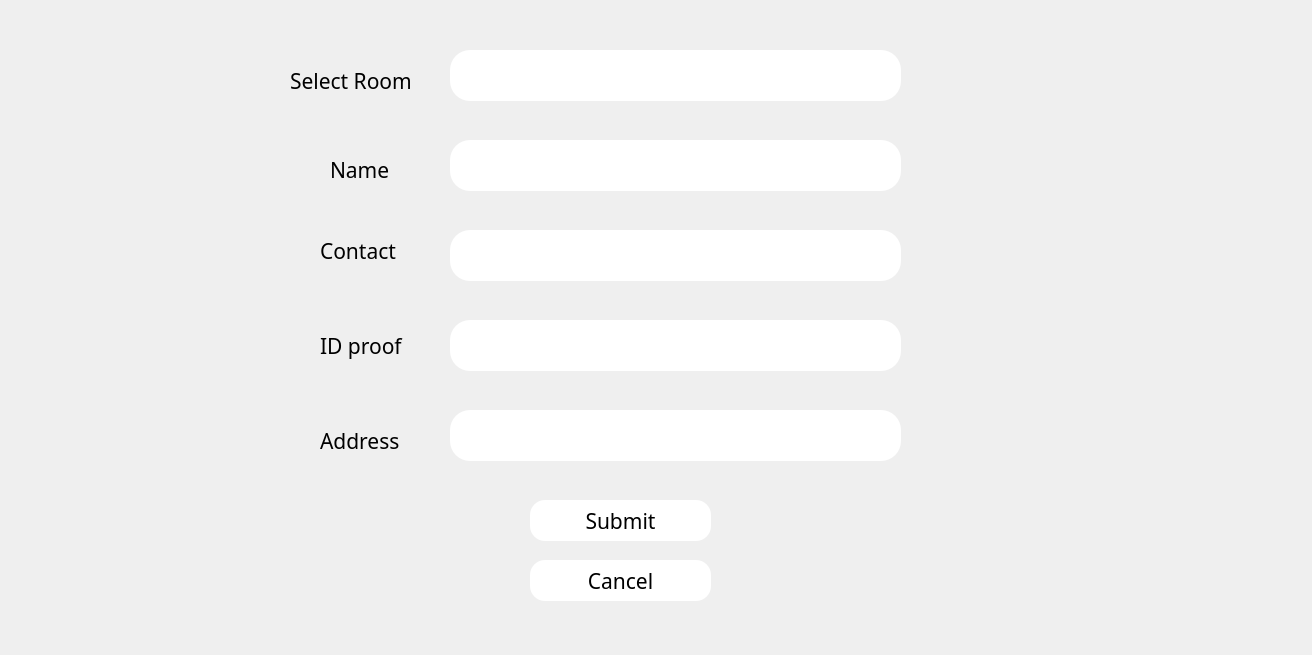
<?xml version="1.0" encoding="UTF-8"?>
<ui version="4.0">
 <class>bookroomdialog</class>
 <widget class="QDialog" name="bookroomdialog">
  <property name="geometry">
   <rect>
    <x>0</x>
    <y>0</y>
    <width>1312</width>
    <height>655</height>
   </rect>
  </property>
  <property name="font">
   <font>
    <family>Trebuchet MS</family>
    <pointsize>16</pointsize>
   </font>
  </property>
  <property name="windowTitle">
   <string>Dialog</string>
  </property>
  <widget class="QLabel" name="label_6">
   <property name="geometry">
    <rect>
     <x>0</x>
     <y>0</y>
     <width>1312</width>
     <height>665</height>
    </rect>
   </property>
   <property name="text">
    <string/>
   </property>
   <property name="pixmap">
    <pixmap resource="Resources.qrc">:/Image/output-onlinepngtools (3).png</pixmap>
   </property>
   <property name="scaledContents">
    <bool>true</bool>
   </property>
  </widget>
  <widget class="QPushButton" name="Cancel">
   <property name="geometry">
    <rect>
     <x>530</x>
     <y>560</y>
     <width>181</width>
     <height>41</height>
    </rect>
   </property>
   <property name="styleSheet">
    <string notr="true">border-radius:15px;
background:rgb(255, 255, 255);</string>
   </property>
   <property name="text">
    <string>Cancel</string>
   </property>
  </widget>
  <widget class="QPushButton" name="pushButton">
   <property name="geometry">
    <rect>
     <x>530</x>
     <y>500</y>
     <width>181</width>
     <height>41</height>
    </rect>
   </property>
   <property name="styleSheet">
    <string notr="true">border-radius:15px;
background:rgb(255, 255, 255);
</string>
   </property>
   <property name="text">
    <string>Submit</string>
   </property>
  </widget>
  <widget class="QLineEdit" name="lineEdit">
   <property name="geometry">
    <rect>
     <x>450</x>
     <y>50</y>
     <width>451</width>
     <height>51</height>
    </rect>
   </property>
   <property name="styleSheet">
    <string notr="true">border-size:30px;
border-color:rgb(21, 21, 21);
border-radius:20px;
padding:100px;</string>
   </property>
  </widget>
  <widget class="QLabel" name="label">
   <property name="geometry">
    <rect>
     <x>290</x>
     <y>60</y>
     <width>171</width>
     <height>41</height>
    </rect>
   </property>
   <property name="font">
    <font>
     <family>Trebuchet MS</family>
     <pointsize>16</pointsize>
     <bold>false</bold>
    </font>
   </property>
   <property name="text">
    <string>Select Room</string>
   </property>
  </widget>
  <widget class="QLineEdit" name="txtName">
   <property name="geometry">
    <rect>
     <x>450</x>
     <y>140</y>
     <width>451</width>
     <height>51</height>
    </rect>
   </property>
   <property name="styleSheet">
    <string notr="true">border-size:30px;
border-color:rgb(21, 21, 21);
border-radius:20px;
padding:100px;</string>
   </property>
  </widget>
  <widget class="QLabel" name="label_2">
   <property name="geometry">
    <rect>
     <x>330</x>
     <y>149</y>
     <width>101</width>
     <height>41</height>
    </rect>
   </property>
   <property name="text">
    <string>Name</string>
   </property>
  </widget>
  <widget class="QLabel" name="label_3">
   <property name="geometry">
    <rect>
     <x>320</x>
     <y>220</y>
     <width>141</width>
     <height>61</height>
    </rect>
   </property>
   <property name="text">
    <string>Contact </string>
   </property>
  </widget>
  <widget class="QLineEdit" name="txtContactNumber">
   <property name="geometry">
    <rect>
     <x>450</x>
     <y>230</y>
     <width>451</width>
     <height>51</height>
    </rect>
   </property>
   <property name="styleSheet">
    <string notr="true">border-size:30px;
border-color:rgb(21, 21, 21);
border-radius:20px;
padding:100px;</string>
   </property>
  </widget>
  <widget class="QLabel" name="label_4">
   <property name="geometry">
    <rect>
     <x>320</x>
     <y>320</y>
     <width>131</width>
     <height>51</height>
    </rect>
   </property>
   <property name="text">
    <string>ID proof</string>
   </property>
  </widget>
  <widget class="QLineEdit" name="txtIdProof">
   <property name="geometry">
    <rect>
     <x>450</x>
     <y>320</y>
     <width>451</width>
     <height>51</height>
    </rect>
   </property>
   <property name="styleSheet">
    <string notr="true">border-size:30px;
border-color:rgb(21, 21, 21);
border-radius:20px;
padding:100px;</string>
   </property>
  </widget>
  <widget class="QLabel" name="label_5">
   <property name="geometry">
    <rect>
     <x>320</x>
     <y>420</y>
     <width>151</width>
     <height>41</height>
    </rect>
   </property>
   <property name="text">
    <string>Address</string>
   </property>
  </widget>
  <widget class="QLineEdit" name="txtAddress">
   <property name="geometry">
    <rect>
     <x>450</x>
     <y>410</y>
     <width>451</width>
     <height>51</height>
    </rect>
   </property>
   <property name="styleSheet">
    <string notr="true">border-size:30px;
border-color:rgb(21, 21, 21);
border-radius:20px;
padding:100px;</string>
   </property>
  </widget>
 </widget>
 <resources>
  <include location="Resources.qrc"/>
 </resources>
 <connections/>
</ui>
